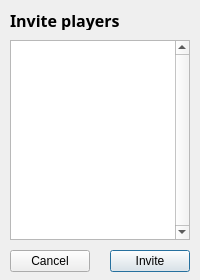
<?xml version="1.0" encoding="UTF-8"?>
<ui version="4.0">
 <class>QDialogInvite</class>
 <widget class="QDialog" name="QDialogInvite">
  <property name="geometry">
   <rect>
    <x>0</x>
    <y>0</y>
    <width>200</width>
    <height>280</height>
   </rect>
  </property>
  <property name="windowTitle">
   <string>Dialog</string>
  </property>
  <widget class="QPushButton" name="btnOk">
   <property name="geometry">
    <rect>
     <x>110</x>
     <y>250</y>
     <width>80</width>
     <height>22</height>
    </rect>
   </property>
   <property name="text">
    <string>Invite</string>
   </property>
  </widget>
  <widget class="QPushButton" name="btnCancel">
   <property name="geometry">
    <rect>
     <x>10</x>
     <y>250</y>
     <width>80</width>
     <height>22</height>
    </rect>
   </property>
   <property name="text">
    <string>Cancel</string>
   </property>
  </widget>
  <widget class="QListWidget" name="listUsers">
   <property name="geometry">
    <rect>
     <x>10</x>
     <y>40</y>
     <width>180</width>
     <height>200</height>
    </rect>
   </property>
   <property name="verticalScrollBarPolicy">
    <enum>Qt::ScrollBarAlwaysOn</enum>
   </property>
   <property name="selectionMode">
    <enum>QAbstractItemView::MultiSelection</enum>
   </property>
   <property name="selectionBehavior">
    <enum>QAbstractItemView::SelectItems</enum>
   </property>
  </widget>
  <widget class="QLabel" name="label">
   <property name="geometry">
    <rect>
     <x>10</x>
     <y>10</y>
     <width>180</width>
     <height>20</height>
    </rect>
   </property>
   <property name="font">
    <font>
     <family>Waree</family>
     <pointsize>12</pointsize>
     <weight>75</weight>
     <bold>true</bold>
    </font>
   </property>
   <property name="text">
    <string>Invite players</string>
   </property>
  </widget>
 </widget>
 <resources/>
 <connections>
  <connection>
   <sender>btnCancel</sender>
   <signal>clicked()</signal>
   <receiver>QDialogInvite</receiver>
   <slot>reject()</slot>
   <hints>
    <hint type="sourcelabel">
     <x>31</x>
     <y>255</y>
    </hint>
    <hint type="destinationlabel">
     <x>137</x>
     <y>275</y>
    </hint>
   </hints>
  </connection>
  <connection>
   <sender>btnOk</sender>
   <signal>clicked()</signal>
   <receiver>QDialogInvite</receiver>
   <slot>accept()</slot>
   <hints>
    <hint type="sourcelabel">
     <x>128</x>
     <y>257</y>
    </hint>
    <hint type="destinationlabel">
     <x>111</x>
     <y>252</y>
    </hint>
   </hints>
  </connection>
 </connections>
</ui>
